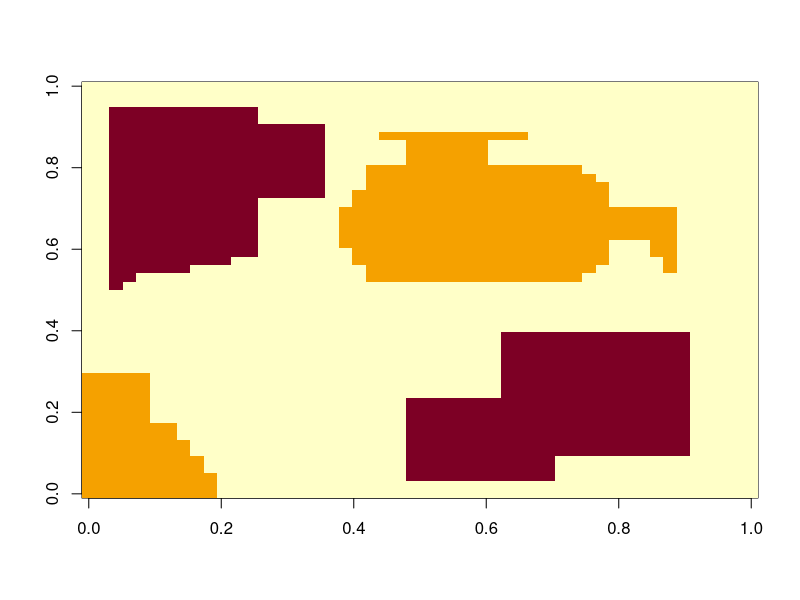
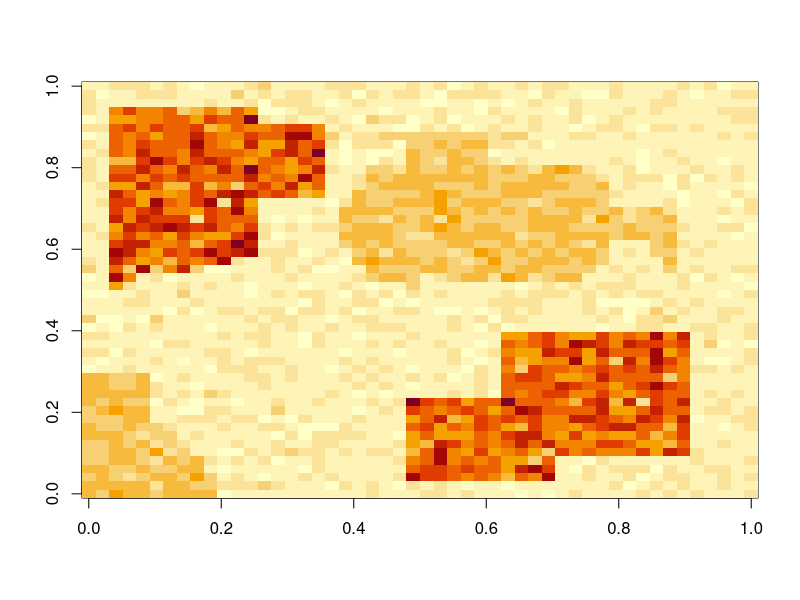

Write the R code that produced these figures, in order.
theta = c(2, 6, 12)
sigma = c(1, 1, 3)
Z = matrix(1, 50, 50)

Z[1:7,1:9] = 2
Z[8,1:7] = 2
Z[9,1:5] = 2
Z[10,1:3] = 2
Z[10,1] = 2
Z[1:5,10:15] = 2


Z[22:37,27:40] = 2
Z[21,29:37] = 2
Z[38,28:39] = 2
Z[20,31:35] = 2
Z[39,29:38] = 2
Z[40,32:35] = 2
Z[41,32:35] = 2
Z[42,32:35] = 2
Z[43,30:35] = 2
Z[44,28:35] = 2
Z[25:30,41:43] = 2
Z[23:33,44] = 2


Z[3:13,30:47] = 3
Z[3:11,29] = 3
Z[3:8,28] = 3
Z[3:4,27] = 3
Z[3,26] = 3
Z[14:18, 37:45]= 3

Z[32:45, 6:20] = 3
Z[25:35, 3:12] = 3



image(Z)
table(Z)


Y = Z
for(i in 1:50){
  for(j in 1:50){
    Y[i,j] = rnorm(1, theta[Z[i,j]], sigma[Z[i,j]])
  }
}

image(Y)
write(t(Y), file = "imageseg.dat", ncolumns = 50)
